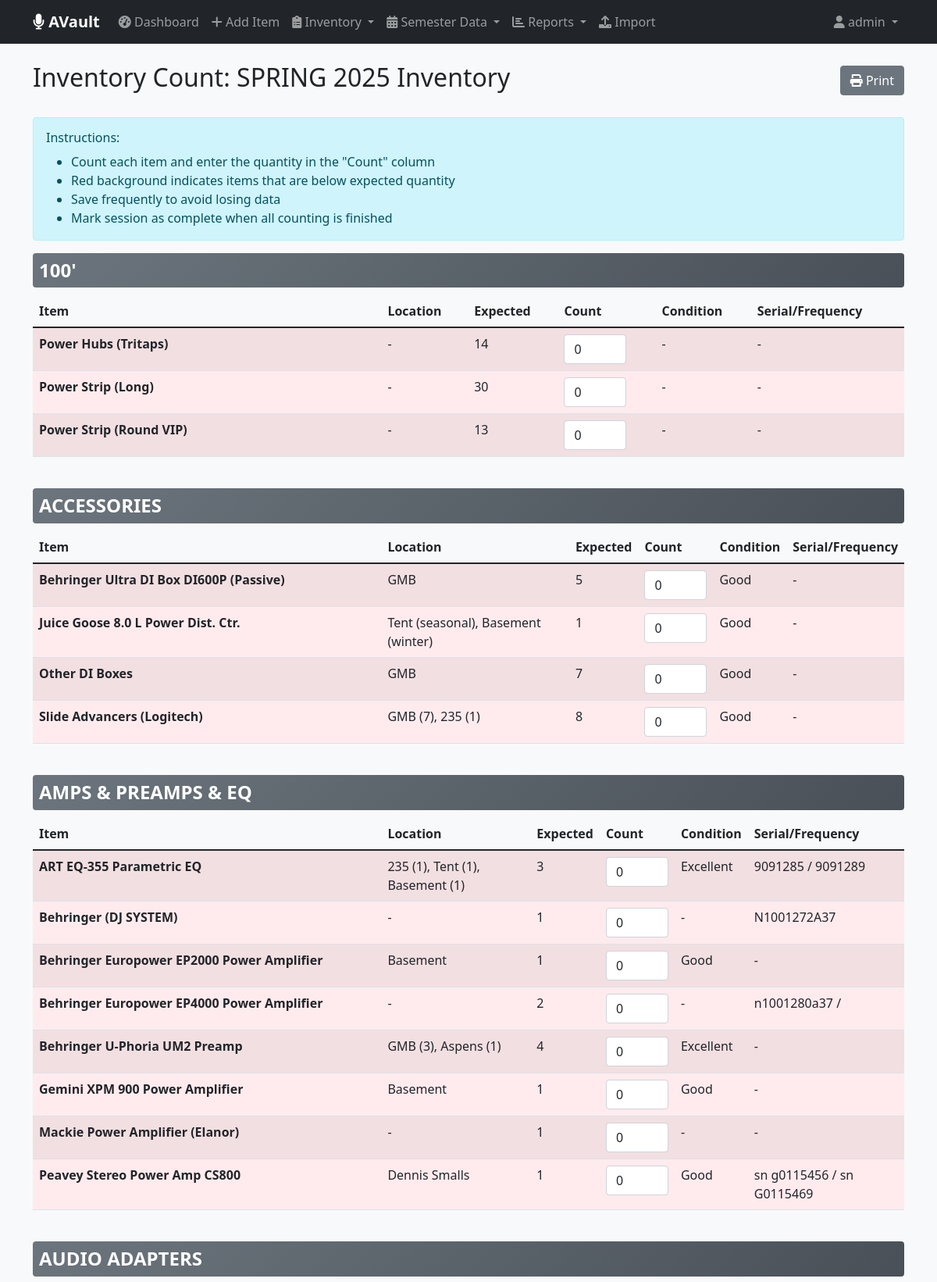
Screenshot of /inventory/sessions/5/conduct/ (signed in, upper part) with the database file from the repository.
### inventory/models.py (models this page shows, shortened)
class InventorySession(models.Model):
    name = models.CharField(max_length=50)  # e.g., "Summer 2025 Count"
    academic_term = models.ForeignKey(AcademicTerm, on_delete=models.SET_NULL, null=True, blank=True)
    date = models.DateField(default=timezone.now)
    conducted_by = models.ForeignKey(User, on_delete=models.SET_NULL, null=True)
    is_complete = models.BooleanField(default=False)
    notes = models.TextField(blank=True)
    created_at = models.DateTimeField(auto_now_add=True)
    class Meta:
        ordering = ['-date']

class Category(models.Model):
    name = models.CharField(max_length=100, unique=True)
    created_at = models.DateTimeField(auto_now_add=True)
    class Meta:
        verbose_name_plural = "Categories"
        ordering = ['name']

class Item(models.Model):
    name = models.CharField(max_length=200)
    category = models.ForeignKey(Category, on_delete=models.CASCADE, related_name='items')
    location = models.CharField(max_length=200, blank=True)
    condition = models.CharField(max_length=100, blank=True)
    serial_frequency = models.CharField(max_length=100, blank=True, verbose_name="Serial/Frequency")
    notes = models.TextField(blank=True)
    created_at = models.DateTimeField(auto_now_add=True)
    class Meta:
        ordering = ['category__name', 'name']
    def get_latest_count(self):
        latest = self.historical_counts.order_by('-academic_term__year', '-academic_term__term').first()
        return latest.counted_quantity if latest else 0
    def get_expected_quantity(self):
        return self.get_latest_count()

### inventory/views.py (the view, shortened to what this page needs)
# urls.py: path('sessions/<int:session_id>/conduct/', views.conduct_inventory, name='conduct_inventory'),
@login_required
def conduct_inventory(request, session_id):
    session = get_object_or_404(InventorySession, id=session_id)
    categories = Category.objects.prefetch_related('items').all()
    existing_counts = {}
    for count in InventoryCount.objects.filter(session=session):
        existing_counts[count.item_id] = count.counted_quantity
    context = {
        'session': session,
        'categories': categories,
        'existing_counts': existing_counts
    }
    return render(request, 'inventory/conduct_inventory.html', context)

### inventory/context_processors.py (called while the page is built, shortened)
def admin_stats(request):
    if not request.path.startswith('/admin/'):
        return {}

### inventory/templatetags/inventory_extras.py (called while the page is built)
@register.filter
def get_item(dictionary, key):
    return dictionary.get(key, 0)

### inventory/templates/inventory/conduct_inventory.html (shortened to what this page needs)
{% extends 'inventory/base.html' %}
{% load inventory_extras %}
{% block content %}
<div class="d-flex justify-content-between align-items-center mb-4 no-print">
    <h2>Inventory Count: {{ session.name }}</h2>
    <div>
        <button onclick="window.print()" class="btn btn-secondary">
            <i class="fas fa-print"></i> Print
        </button>
    </div>
</div>
<div class="alert alert-info no-print">
    <h6>Instructions:</h6>
    <ul class="mb-0">
        <li>Count each item and enter the quantity in the "Count" column</li>
        <li>Red background indicates items that are below expected quantity</li>
        <li>Save frequently to avoid losing data</li>
        <li>Mark session as complete when all counting is finished</li>
    </ul>
</div>
<form method="post">
    {% for category in categories %}
        <div class="mb-4">
            <h4 class="category-header p-2 rounded">{{ category.name }}</h4>
            <div class="table-responsive">
                <table class="table table-striped">
                    <thead>
                        <tr>
                            <th style="width: 40%">Item</th>
                            <th>Location</th>
                            <th>Expected</th>
                            <th>Count</th>
                            <th>Condition</th>
                            <th>Serial/Frequency</th>
                        </tr>
                    </thead>
                    <tbody>
                        {% for item in category.items.all %}
                            {% with current_count=existing_counts|get_item:item.id expected_qty=item.get_expected_quantity %}
                            <tr {% if current_count < expected_qty %}class="shortage"{% endif %}>
                                <td><strong>{{ item.name }}</strong></td>
                                <td>{{ item.location|default:"-" }}</td>
                                <td>{{ expected_qty }}</td>
                                <td>
                                    <input type="number"
                                           name="count_{{ item.id }}"
                                           class="form-control count-input"
                                           value="{{ current_count|default:0 }}"
                                           min="0"
                                           data-expected="{{ expected_qty }}">
                                </td>
                                <td>{{ item.condition|default:"-" }}</td>
                                <td>{{ item.serial_frequency|default:"-" }}</td>
                            </tr>
                            {% endwith %}
                        {% endfor %}
                    </tbody>
                </table>
            </div>
        </div>
    {% endfor %}
</form>
{% endblock %}

### inventory/templates/inventory/base.html (shortened to what this page needs)
<!DOCTYPE html>
<html lang="en">
<head>
    <link href="https://cdn.jsdelivr.net/npm/bootstrap@5.1.3/dist/css/bootstrap.min.css" rel="stylesheet">
    <link rel="stylesheet" href="https://cdnjs.cloudflare.com/ajax/libs/font-awesome/6.0.0/css/all.min.css">
</head>
<body>
    <nav class="navbar navbar-expand-lg navbar-dark bg-dark no-print">
        <div class="container">
            <a class="navbar-brand" href="{% url 'inventory:dashboard' %}">
                <i class="fas fa-microphone"></i> AVault
            </a>
            <div class="collapse navbar-collapse" id="navbarNav">
                <ul class="navbar-nav me-auto">
                    <li class="nav-item">
                        <a class="nav-link" href="{% url 'inventory:dashboard' %}">
                            <i class="fas fa-tachometer-alt"></i> Dashboard
                        </a>
                    </li>
                    <li class="nav-item">
                        <a class="nav-link" href="{% url 'inventory:add_item' %}">
                            <i class="fas fa-plus"></i> Add Item
                        </a>
                    </li>
                    <li class="nav-item dropdown">
                        <a class="nav-link dropdown-toggle" href="#" role="button" data-bs-toggle="dropdown">
                            <i class="fas fa-clipboard-list"></i> Inventory
                        </a>
                    </li>
                    <li class="nav-item dropdown">
                        <a class="nav-link dropdown-toggle" href="#" role="button" data-bs-toggle="dropdown">
                            <i class="fas fa-calendar-alt"></i> Semester Data
                        </a>
                    </li>
                    <li class="nav-item dropdown">
                        <a class="nav-link dropdown-toggle" href="#" role="button" data-bs-toggle="dropdown">
                            <i class="fas fa-chart-bar"></i> Reports
                        </a>
                    </li>
                    {% if user.is_staff %}
                    <li class="nav-item">
                        <a class="nav-link" href="{% url 'inventory:import_excel' %}">
                            <i class="fas fa-upload"></i> Import
                        </a>
                    </li>
                    {% endif %}
                </ul>
                <ul class="navbar-nav">
                    <li class="nav-item dropdown">
                        <a class="nav-link dropdown-toggle" href="#" role="button" data-bs-toggle="dropdown">
                            <i class="fas fa-user"></i> {{ user.username }}
                        </a>
                    </li>
                </ul>
            </div>
        </div>
    </nav>
    <div class="container mt-4">
        {% block content %}{% endblock %}
    </div>
</body>
</html>

### inventory/templates/inventory/base.html (style rules this page uses)
body { background-color: #f8f9fa; }
.navbar-brand { font-weight: bold; }
.category-header { background: linear-gradient(135deg, #6c757d, #495057); color: white; margin-bottom: 10px; font-weight: bold; }
.shortage { background-color: #ffebee !important; }
.count-input { width: 80px; }

### rows the page displays
InventorySession: name "SPRING 2025 Inventory"
Category: name "100'"
Item: name "Power Hubs (Tritaps)", location "-", get_expected_quantity "14", current_count "0", condition "-", serial_frequency "-"
Item: name "Power Strip (Long)", location "-", get_expected_quantity "30", current_count "0", condition "-", serial_frequency "-"
Item: name "Power Strip (Round VIP)", location "-", get_expected_quantity "13", current_count "0", condition "-", serial_frequency "-"
Category: name "ACCESSORIES"
Item: name "Behringer Ultra DI Box DI600P (Passive)", location "GMB", get_expected_quantity "5", current_count "0", condition "Good", serial_frequency "-"
Item: name "Juice Goose 8.0 L Power Dist. Ctr.", location "Tent (seasonal), Basement (winter)", get_expected_quantity "1", current_count "0", condition "Good", serial_frequency "-"
Item: name "Other DI Boxes", location "GMB", get_expected_quantity "7", current_count "0", condition "Good", serial_frequency "-"
Item: name "Slide Advancers (Logitech)", location "GMB (7), 235 (1)", get_expected_quantity "8", current_count "0", condition "Good", serial_frequency "-"
Category: name "AMPS & PREAMPS & EQ"
Item: name "ART EQ-355 Parametric EQ", location "235 (1), Tent (1), Basement (1)", get_expected_quantity "3", current_count "0", condition "Excellent", serial_frequency "9091285 / 9091289"
Item: name "Behringer (DJ SYSTEM)", location "-", get_expected_quantity "1", current_count "0", condition "-", serial_frequency "N1001272A37"
Item: name "Behringer Europower EP2000 Power Amplifier", location "Basement", get_expected_quantity "1", current_count "0", condition "Good", serial_frequency "-"
Item: name "Behringer Europower EP4000 Power Amplifier", location "-", get_expected_quantity "2", current_count "0", condition "-", serial_frequency "n1001280a37 /"
Item: name "Behringer U-Phoria UM2 Preamp", location "GMB (3), Aspens (1)", get_expected_quantity "4", current_count "0", condition "Excellent", serial_frequency "-"
Item: name "Gemini XPM 900 Power Amplifier", location "Basement", get_expected_quantity "1", current_count "0", condition "Good", serial_frequency "-"
Item: name "Mackie Power Amplifier (Elanor)", location "-", get_expected_quantity "1", current_count "0", condition "-", serial_frequency "-"
Item: name "Peavey Stereo Power Amp CS800", location "Dennis Smalls", get_expected_quantity "1", current_count "0", condition "Good", serial_frequency "sn g0115456 / sn G0115469"
Category: name "AUDIO ADAPTERS"

### other values shown
{{ user.username }} "admin"
